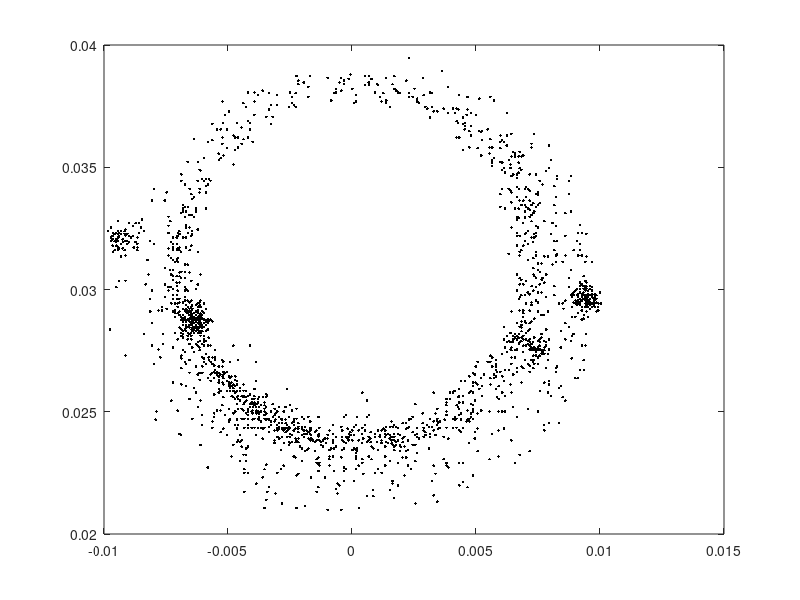

The MATLAB source for this figure:
clear all;
close all;

lambda = 0.05;
load magneticData2
x = magneticData2(:,1);
m = size(magneticData2, 1);
meanx = mean(x);
sigmax = var(x);
y = magneticData2(:,2);
meany = mean(x);
sigmay = var(x);
z = magneticData2(:,3);
meanz = mean(z);
sigmaz = var(z);
xNor = (x - meanx) / sigmax;
yNor = (y - meany) / sigmay;
zNor = (z - meanz) / sigmaz;
%plot3(x, y, z, 'k.');
plot(xNor, yNor, 'k.');
hold on;
alpha = [0; 0];
A = [];
A = ones(m, 1);
A(:, 2) = xNor .^ 2;
b = yNor .^ 2;
alpha = pinv(A' * A + lambda * eye(size(A' * A, 1))) * A' * b;